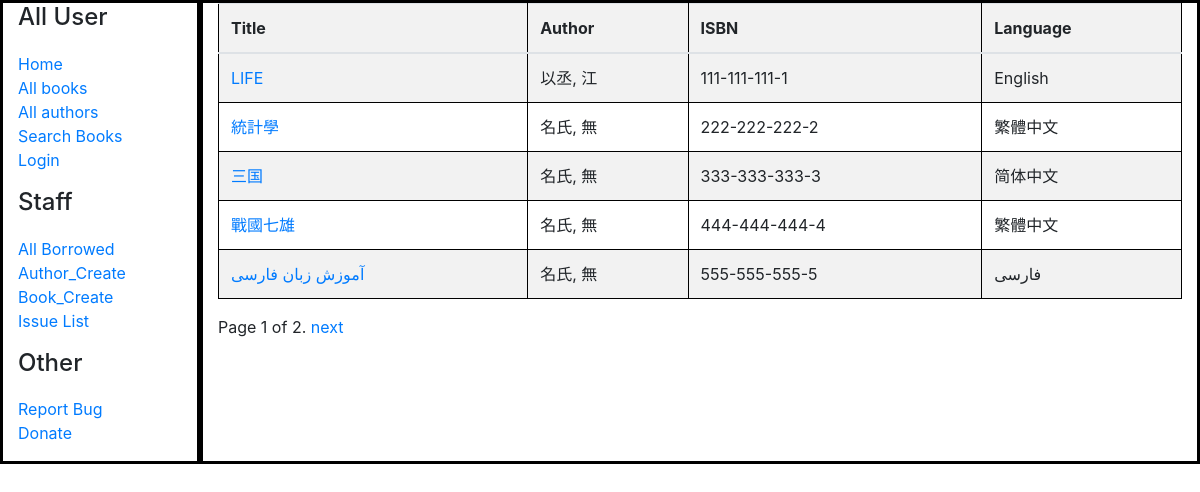
/catalog/books/, run on the app's committed database.
### catalog/models.py (models this page shows, shortened)
class Book(models.Model):
    title = models.CharField(max_length=200)
    author = models.ForeignKey('Author', on_delete=models.SET_NULL, null=True)
    summary = models.TextField(max_length=1000, help_text='Enter a brief description of the book')
    isbn = models.CharField('ISBN', max_length=13, help_text='13 Character <a href="https://www.isbn-international.org/content/what-isbn">ISBN number</a>')
    genre = models.ManyToManyField(Genre, help_text='Select a genre for this book')
    language=models.ForeignKey('Language', on_delete=models.SET_NULL, null=True)
    def get_absolute_url(self):
        return reverse('book-detail', args=[str(self.id)])
    def display_genre(self):
        """Create a string for the Genre. This is required to display genre in Admin."""
        return ', '.join(genre.name for genre in self.genre.all()[:3])
    display_genre.short_description = 'Genre'

class Author(models.Model):
    first_name = models.CharField(max_length=100)
    last_name = models.CharField(max_length=100)
    date_of_birth = models.DateField(null=True, blank=True)
    date_of_death = models.DateField('Died', null=True, blank=True)
    class Meta:
        ordering = ['last_name', 'first_name']
    def __str__(self):
        return f'{self.last_name}, {self.first_name}'

class Language(models.Model):
    language = models.CharField(max_length=100)
    def __str__(self):
        return f'{self.language}'

### catalog/views.py (the view)
# urls.py: path('books/', views.BookListView.as_view(), name='books'),
class BookListView(generic.ListView):
    model = Book
    context_object_name = 'book_list'
    paginate_by = 5
    template_name = 'book_list.html'
    def get_context_data(self, **kwargs):
        context = super(BookListView, self).get_context_data(**kwargs)
        return context

### catalog/templates/book_list.html
{% extends "base_generic.html" %}
{% block content %}
{% if book_list %}
<table class="table table-striped">
  <thead>
    <tr>
      <th>Title</th>
      <th>Author</th>
      <th>ISBN</th>
      <th>Language</th>
    </tr>
  </thead>
  <tbody>
  {% for obj in book_list %}
  <tr>
  <td><a href="{{ obj.get_absolute_url }}">{{ obj.title }}</a></td>
  <td>{{ obj.author }}</td>
  <td>{{ obj.isbn }}</td>
  <td>{{ obj.language }}</td>
  </tr>
  {%endfor%}
</tbody>
</table>
{% else %}
    <p>There are no books in the library.</p>
  {% endif %}
{% endblock %}

### catalog/templates/base_generic.html (shortened to what this page needs)
<!DOCTYPE html>
<html lang="en">
  <head>
    <link
      rel="stylesheet"
      href="https://stackpath.bootstrapcdn.com/bootstrap/4.1.3/css/bootstrap.min.css"
 />
    {% load static %}
    <link rel="stylesheet" href="{% static 'css/styles.css' %}" />
  </head>
  <body>
    <div class="container-fluid">
      <div class="row">
        <div class="col-sm-2"  style="border:3px black solid;">
          {% block sidebar %}
          <h4>All User</h4>
          <ul class="sidebar-nav">
            <li><a href="{% url 'index' %}">Home</a></li>
            <li><a href="{% url 'books' %}">All books</a></li>
            <li><a href="{% url 'authors' %}">All authors</a></li>
            <li><a href="{% url 'search_books' %}">Search Books</a></li>
            {% if user.is_authenticated %}
          </ul>
            <h4>Login User</h4>
            <ul class="sidebar-nav">
     <li>User_Name: {{ user.get_username }}</li>
     <li><a href="{% url 'my-borrowed' %}">My Borrowed</a></li>
     <li><form method="post" action="{% url 'logout' %}?next={{ request.path }}">
      {% csrf_token %}
      <button type="submit">Logout</button>
        </form></li>
        {% else %}
          <li><a href="{% url 'login' %}?next={{ request.path }}">Login</a></li>
        {% endif %}
        </ul>
        <h4>Staff</h4>
        <ul class="sidebar-nav">
        <li><a href="{% url 'all_borrowed' %}">All Borrowed</a></li>
        <li><a href="{% url 'author_create' %}">Author_Create</a></li>
        <li><a href="{% url 'book_create' %}">Book_Create</a></li>
        <li><a href="{% url 'Issue_list' %}">Issue List</a></li>
          </ul>
          <h4>Other</h4>
          <ul class="sidebar-nav">
            <li><a href="{% url 'report_bug' %}">Report Bug</a></li>
            <li><a href="{% url 'donate' %}">Donate</a></li>
              </ul>
          {% endblock %}
        </div>
        <div class="col-sm-10 "style="border:3px black solid;">  {% block content %}{% endblock %}
          {% block pagination %}
            {% if is_paginated %}
              <div class="pagination">
                <span class="page-links">
                  <span class="page-current">
                    <a>Page {{ page_obj.number }} of {{ page_obj.paginator.num_pages }}.</a>
                  </span>
                  {% if page_obj.has_next %}
                    <a href="{{ request.path }}?page={{ page_obj.next_page_number }}">next</a>
                  {% endif %}
                </span>
              </div>
            {% endif %}
          {% endblock %}</div>
      </div>
    </div>
  </body>
</html>

### catalog/static/css/styles.css (style rules this page uses)
.sidebar-nav { margin-top: 20px; padding: 0; list-style: none; }
table { width: 100%; border-collapse: collapse; }
th, td { border: 1px solid black; padding: 8px; text-align: left; }
th { background-color: #f2f2f2; }

### data on the page
Book: title "LIFE", author "以丞, 江", isbn "111-111-111-1", language "English"
Book: title "統計學", author "名氏, 無", isbn "222-222-222-2", language "繁體中文"
Book: title "三国", author "名氏, 無", isbn "333-333-333-3", language "简体中文"
Book: title "戰國七雄", author "名氏, 無", isbn "444-444-444-4", language "繁體中文"
Book: title "آموزش زبان فارسی", author "名氏, 無", isbn "555-555-555-5", language "فارسی"

### other printed values
{{ page_obj.number }} "1"
{{ page_obj.paginator.num_pages }} "2"
